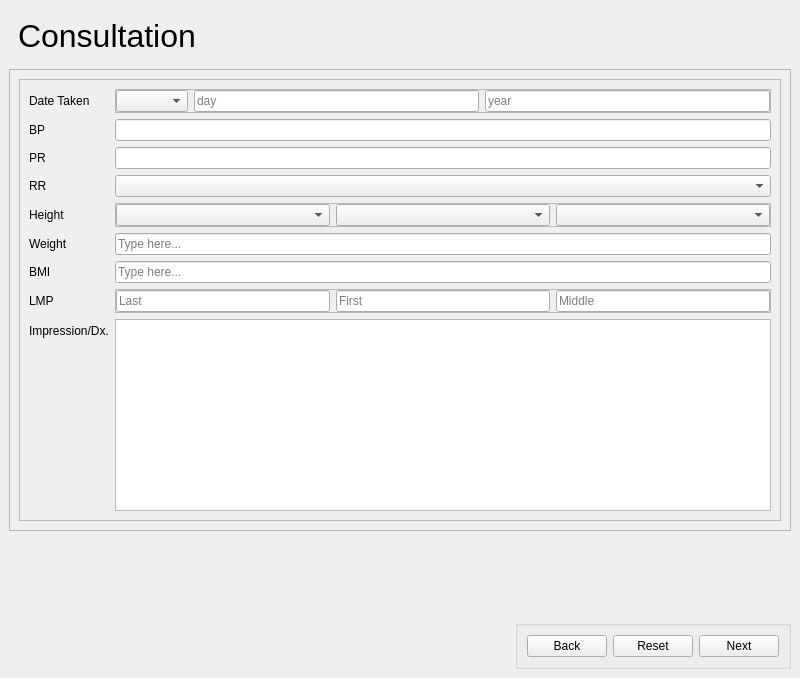
<?xml version="1.0" encoding="UTF-8"?>
<ui version="4.0">
 <class>MainWindow</class>
 <widget class="QMainWindow" name="MainWindow">
  <property name="geometry">
   <rect>
    <x>0</x>
    <y>0</y>
    <width>800</width>
    <height>678</height>
   </rect>
  </property>
  <property name="windowTitle">
   <string>MainWindow</string>
  </property>
  <widget class="QWidget" name="centralwidget">
   <layout class="QVBoxLayout" name="verticalLayout">
    <item>
     <widget class="QWidget" name="header" native="true">
      <layout class="QHBoxLayout" name="horizontalLayout_6">
       <item>
        <widget class="QLabel" name="titleText">
         <property name="font">
          <font>
           <pointsize>24</pointsize>
          </font>
         </property>
         <property name="text">
          <string>Consultation</string>
         </property>
         <property name="wordWrap">
          <bool>true</bool>
         </property>
        </widget>
       </item>
       <item>
        <spacer name="horizontalSpacer">
         <property name="orientation">
          <enum>Qt::Horizontal</enum>
         </property>
         <property name="sizeHint" stdset="0">
          <size>
           <width>40</width>
           <height>20</height>
          </size>
         </property>
        </spacer>
       </item>
       <item>
        <widget class="QLabel" name="lyceumLogo">
         <property name="sizePolicy">
          <sizepolicy hsizetype="Fixed" vsizetype="Fixed">
           <horstretch>0</horstretch>
           <verstretch>0</verstretch>
          </sizepolicy>
         </property>
         <property name="maximumSize">
          <size>
           <width>100</width>
           <height>100</height>
          </size>
         </property>
         <property name="text">
          <string/>
         </property>
         <property name="pixmap">
          <pixmap>assets/lyceumLogo.png</pixmap>
         </property>
         <property name="scaledContents">
          <bool>true</bool>
         </property>
         <property name="wordWrap">
          <bool>false</bool>
         </property>
         <property name="openExternalLinks">
          <bool>false</bool>
         </property>
        </widget>
       </item>
      </layout>
     </widget>
    </item>
    <item>
     <widget class="QFrame" name="Wrapper">
      <property name="sizePolicy">
       <sizepolicy hsizetype="Minimum" vsizetype="Minimum">
        <horstretch>0</horstretch>
        <verstretch>0</verstretch>
       </sizepolicy>
      </property>
      <property name="frameShape">
       <enum>QFrame::StyledPanel</enum>
      </property>
      <property name="frameShadow">
       <enum>QFrame::Raised</enum>
      </property>
      <layout class="QHBoxLayout" name="horizontalLayout">
       <item>
        <widget class="QFrame" name="formFrame">
         <property name="frameShape">
          <enum>QFrame::StyledPanel</enum>
         </property>
         <property name="frameShadow">
          <enum>QFrame::Raised</enum>
         </property>
         <layout class="QFormLayout" name="formLayout">
          <item row="3" column="0">
           <widget class="QLabel" name="nameLabel">
            <property name="text">
             <string>Date Taken</string>
            </property>
           </widget>
          </item>
          <item row="3" column="1">
           <widget class="QFrame" name="birthDateTextBox">
            <property name="enabled">
             <bool>true</bool>
            </property>
            <property name="autoFillBackground">
             <bool>false</bool>
            </property>
            <property name="frameShape">
             <enum>QFrame::StyledPanel</enum>
            </property>
            <property name="frameShadow">
             <enum>QFrame::Raised</enum>
            </property>
            <layout class="QHBoxLayout" name="horizontalLayout_4">
             <property name="leftMargin">
              <number>0</number>
             </property>
             <property name="topMargin">
              <number>0</number>
             </property>
             <property name="rightMargin">
              <number>0</number>
             </property>
             <property name="bottomMargin">
              <number>0</number>
             </property>
             <item>
              <widget class="QComboBox" name="month">
               <property name="mouseTracking">
                <bool>false</bool>
               </property>
               <property name="editable">
                <bool>false</bool>
               </property>
               <property name="maxVisibleItems">
                <number>12</number>
               </property>
               <property name="minimumContentsLength">
                <number>0</number>
               </property>
               <property name="placeholderText">
                <string>Month</string>
               </property>
              </widget>
             </item>
             <item>
              <widget class="QLineEdit" name="day">
               <property name="placeholderText">
                <string>day</string>
               </property>
              </widget>
             </item>
             <item>
              <widget class="QLineEdit" name="year">
               <property name="placeholderText">
                <string>year</string>
               </property>
              </widget>
             </item>
            </layout>
           </widget>
          </item>
          <item row="4" column="0">
           <widget class="QLabel" name="ageLabel">
            <property name="text">
             <string>BP</string>
            </property>
           </widget>
          </item>
          <item row="4" column="1">
           <widget class="QLineEdit" name="lineEdit_4"/>
          </item>
          <item row="5" column="0">
           <widget class="QLabel" name="birthDateLabel">
            <property name="text">
             <string>PR</string>
            </property>
           </widget>
          </item>
          <item row="5" column="1">
           <widget class="QLineEdit" name="lineEdit_2"/>
          </item>
          <item row="6" column="0">
           <widget class="QLabel" name="genderLabel">
            <property name="text">
             <string>RR</string>
            </property>
           </widget>
          </item>
          <item row="6" column="1">
           <widget class="QComboBox" name="genderTextBox">
            <property name="mouseTracking">
             <bool>false</bool>
            </property>
            <property name="editable">
             <bool>false</bool>
            </property>
            <property name="maxVisibleItems">
             <number>12</number>
            </property>
            <property name="minimumContentsLength">
             <number>0</number>
            </property>
            <property name="placeholderText">
             <string>Month</string>
            </property>
           </widget>
          </item>
          <item row="7" column="0">
           <widget class="QLabel" name="label_4">
            <property name="text">
             <string>Height</string>
            </property>
           </widget>
          </item>
          <item row="7" column="1">
           <widget class="QFrame" name="frame_2">
            <property name="frameShape">
             <enum>QFrame::StyledPanel</enum>
            </property>
            <property name="frameShadow">
             <enum>QFrame::Raised</enum>
            </property>
            <layout class="QHBoxLayout" name="horizontalLayout_5">
             <property name="leftMargin">
              <number>0</number>
             </property>
             <property name="topMargin">
              <number>0</number>
             </property>
             <property name="rightMargin">
              <number>0</number>
             </property>
             <property name="bottomMargin">
              <number>0</number>
             </property>
             <item>
              <widget class="QComboBox" name="comboBox_2"/>
             </item>
             <item>
              <widget class="QComboBox" name="comboBox_3"/>
             </item>
             <item>
              <widget class="QComboBox" name="comboBox_4"/>
             </item>
            </layout>
           </widget>
          </item>
          <item row="8" column="0">
           <widget class="QLabel" name="label_5">
            <property name="text">
             <string>Weight</string>
            </property>
           </widget>
          </item>
          <item row="8" column="1">
           <widget class="QLineEdit" name="lineEdit_10">
            <property name="placeholderText">
             <string>Type here...</string>
            </property>
           </widget>
          </item>
          <item row="9" column="0">
           <widget class="QLabel" name="label_6">
            <property name="text">
             <string>BMI</string>
            </property>
           </widget>
          </item>
          <item row="9" column="1">
           <widget class="QLineEdit" name="lineEdit">
            <property name="enabled">
             <bool>true</bool>
            </property>
            <property name="placeholderText">
             <string>Type here...</string>
            </property>
           </widget>
          </item>
          <item row="10" column="0">
           <widget class="QLabel" name="label">
            <property name="text">
             <string>LMP</string>
            </property>
           </widget>
          </item>
          <item row="10" column="1">
           <widget class="QFrame" name="nameTextBox">
            <property name="enabled">
             <bool>true</bool>
            </property>
            <property name="autoFillBackground">
             <bool>false</bool>
            </property>
            <property name="frameShape">
             <enum>QFrame::StyledPanel</enum>
            </property>
            <property name="frameShadow">
             <enum>QFrame::Raised</enum>
            </property>
            <layout class="QHBoxLayout" name="horizontalLayout_3">
             <property name="leftMargin">
              <number>0</number>
             </property>
             <property name="topMargin">
              <number>0</number>
             </property>
             <property name="rightMargin">
              <number>0</number>
             </property>
             <property name="bottomMargin">
              <number>0</number>
             </property>
             <item>
              <widget class="QLineEdit" name="lastName">
               <property name="placeholderText">
                <string>Last</string>
               </property>
              </widget>
             </item>
             <item>
              <widget class="QLineEdit" name="firstName">
               <property name="placeholderText">
                <string>First</string>
               </property>
              </widget>
             </item>
             <item>
              <widget class="QLineEdit" name="middleInitial">
               <property name="placeholderText">
                <string>Middle</string>
               </property>
              </widget>
             </item>
            </layout>
           </widget>
          </item>
          <item row="11" column="0">
           <widget class="QLabel" name="label_2">
            <property name="text">
             <string>Impression/Dx.</string>
            </property>
           </widget>
          </item>
          <item row="11" column="1">
           <widget class="QTextEdit" name="textEdit"/>
          </item>
         </layout>
        </widget>
       </item>
      </layout>
     </widget>
    </item>
    <item>
     <spacer name="Spacer">
      <property name="orientation">
       <enum>Qt::Vertical</enum>
      </property>
      <property name="sizeHint" stdset="0">
       <size>
        <width>20</width>
        <height>40</height>
       </size>
      </property>
     </spacer>
    </item>
    <item>
     <widget class="QGroupBox" name="navigation">
      <property name="enabled">
       <bool>true</bool>
      </property>
      <property name="sizePolicy">
       <sizepolicy hsizetype="Fixed" vsizetype="Preferred">
        <horstretch>0</horstretch>
        <verstretch>0</verstretch>
       </sizepolicy>
      </property>
      <property name="cursor">
       <cursorShape>PointingHandCursor</cursorShape>
      </property>
      <property name="layoutDirection">
       <enum>Qt::RightToLeft</enum>
      </property>
      <property name="title">
       <string/>
      </property>
      <property name="flat">
       <bool>false</bool>
      </property>
      <property name="checkable">
       <bool>false</bool>
      </property>
      <layout class="QHBoxLayout" name="horizontalLayout_2">
       <item>
        <widget class="QPushButton" name="next">
         <property name="enabled">
          <bool>true</bool>
         </property>
         <property name="text">
          <string>Next</string>
         </property>
        </widget>
       </item>
       <item>
        <widget class="QPushButton" name="reset">
         <property name="text">
          <string>Reset</string>
         </property>
        </widget>
       </item>
       <item>
        <widget class="QPushButton" name="back">
         <property name="text">
          <string>Back</string>
         </property>
        </widget>
       </item>
      </layout>
     </widget>
    </item>
   </layout>
  </widget>
 </widget>
 <resources/>
 <connections/>
</ui>
